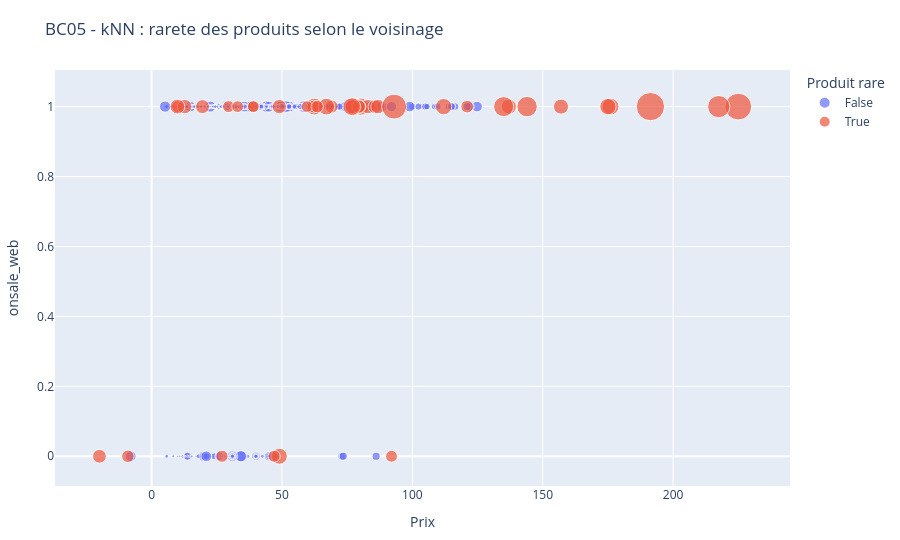

Notebook cell for this chart:
### Code cell
# 9.3b Code - Renfort BC05 : kNN non supervise / rarete locale
# Objectif : scorer les produits rares selon leur voisinage statistique, sans variable cible supervisee.

import numpy as np
import pandas as pd
import plotly.express as px
from pathlib import Path

if 'bc05_df' not in globals():
    raise RuntimeError("bc05_df introuvable. Exécuter d'abord la cellule 50 (BC05 immediate).")

try:
    from sklearn.neighbors import NearestNeighbors
    from sklearn.preprocessing import StandardScaler
    SKLEARN_KNN_OK = True
except Exception as exc:
    SKLEARN_KNN_OK = False
    print(f"scikit-learn indisponible pour kNN: {exc}")

if SKLEARN_KNN_OK:
    features = [c for c in ['price', 'taux_marge', 'stock_quantity', 'ca_par_article'] if c in bc05_df.columns]
    if len(features) < 2:
        print("Colonnes insuffisantes pour kNN.")
    else:
        work = bc05_df[features].apply(pd.to_numeric, errors='coerce')
        work = work.fillna(work.median(numeric_only=True))

        # Feature engineering kNN : on renforce la notion de voisinage avec des variables robustes et comparables.
        if 'price' in work.columns and 'stock_quantity' in work.columns:
            work['bc05_price_stock_balance'] = np.where(work['stock_quantity'] > 0, work['price'] / (work['stock_quantity'] + 1), 0)
        if 'ca_par_article' in work.columns and 'price' in work.columns:
            work['bc05_ca_price_ratio'] = np.where(work['price'] > 0, work['ca_par_article'] / work['price'], 0)
        knn_features = [c for c in ['price', 'taux_marge', 'stock_quantity', 'ca_par_article', 'bc05_price_stock_balance', 'bc05_ca_price_ratio'] if c in work.columns]
        work_knn = work[knn_features].copy()

        scaler = StandardScaler()
        X_knn = scaler.fit_transform(work_knn)

        nn = NearestNeighbors(n_neighbors=min(6, len(work_knn)))
        nn.fit(X_knn)
        distances, _ = nn.kneighbors(X_knn)
        knn_score = distances[:, 1:].mean(axis=1) if distances.shape[1] > 1 else distances[:, 0]
        bc05_df['bc05_knn_score'] = knn_score
        knn_threshold = float(np.quantile(knn_score, 0.95))
        bc05_df['bc05_knn_flag'] = bc05_df['bc05_knn_score'] >= knn_threshold

        print("kNN calcule.")
        print(f"- features kNN: {knn_features}")
        print(f"- seuil kNN (95e percentile): {knn_threshold:.4f}")
        print(f"- alertes kNN: {int(bc05_df['bc05_knn_flag'].sum())}")

        id_col = 'product_id' if 'product_id' in bc05_df.columns else bc05_df.columns[0]
        knn_alerts = bc05_df.loc[bc05_df['bc05_knn_flag'], [id_col, 'bc05_knn_score'] + [c for c in ['price', 'taux_marge', 'stock_quantity', 'ca_par_article'] if c in bc05_df.columns]].copy()

        fig_knn = px.scatter(
            bc05_df,
            x='price' if 'price' in bc05_df.columns else bc05_df.columns[0],
            y='ca_par_article' if 'ca_par_article' in bc05_df.columns else bc05_df.columns[1],
            color='bc05_knn_flag',
            size='bc05_knn_score',
            hover_name=id_col,
            title='BC05 - kNN : rarete des produits selon le voisinage',
            labels={
                'price': 'Prix',
                'ca_par_article': 'CA par article',
                'bc05_knn_flag': 'Produit rare',
                'bc05_knn_score': 'Score kNN',
            },
        )
        fig_knn.update_layout(height=540, margin=dict(l=30, r=30, t=70, b=40))
        fig_knn.show()
        output_dir = Path('output')
        output_dir.mkdir(parents=True, exist_ok=True)
        fig_knn.write_html(output_dir / 'bc05_knn_scatter.html', include_plotlyjs='cdn')
        try:
            fig_knn.write_image(output_dir / 'bc05_knn_scatter.png', width=1200, height=800, scale=2)
        except Exception as exc:
            print(f"Export PNG ignore (kaleido absent ou indisponible): {exc}")

        knn_alerts.sort_values('bc05_knn_score', ascending=False).head(30).to_csv(output_dir / 'bc05_knn_alerts.csv', index=False, encoding='utf-8-sig')

### Figure 1 — Plotly figure (JSON) as saved in the notebook; plotly's stock layout.template omitted (floating-point values rounded to 4 significant figures; data arrays with more than 128 entries replaced by an {"elided": "..."} marker saying what was removed)
{"data": [{"hovertemplate": "<b>%{hovertext}</b><br><br>Produit rare=False<br>Prix=%{x}<br>onsale_web=%{y}<br>Score kNN=%{marker.size}<extra></extra>", "hovertext": {"elided": "783 float values"}, "legendgroup": "False", "marker": {"color": "#636efa", "size": {"elided": "783 float values"}, "sizemode": "area", "sizeref": 0.009244, "symbol": "circle"}, "mode": "markers", "name": "False", "orientation": "v", "showlegend": true, "type": "scatter", "x": {"elided": "783 float values"}, "xaxis": "x", "y": {"elided": "783 int values"}, "yaxis": "y"}, {"hovertemplate": "<b>%{hovertext}</b><br><br>Produit rare=True<br>Prix=%{x}<br>onsale_web=%{y}<br>Score kNN=%{marker.size}<extra></extra>", "hovertext": [4046.0, 4139.0, 4141.0, 4146.0, 4147.0, 4149.0, 4203.0, 4233.0, 4334.0, 4337.0, 4350.0, 4352.0, 4353.0, 4355.0, 4357.0, 4358.0, 4359.0, 4402.0, 4406.0, 4577.0, 4594.0, 4630.0, 4631.0, 4867.0, 4904.0, 5001.0, 5025.0, 5026.0, 5027.0, 5063.0, 5560.0, 5574.0, 5761.0, 5767.0, 5818.0, 5892.0, 5916.0, 6126.0, 6213.0, 6324.0, 6594.0, 7162.0], "legendgroup": "True", "marker": {"color": "#EF553B", "size": [1.392, 1.465, 0.6281, 0.6659, 0.6381, 0.7967, 0.6439, 0.8767, 0.9389, 0.9379, 0.9124, 3.299, 0.7881, 0.9534, 0.6329, 0.9229, 0.8611, 1.303, 1.054, 1.179, 1.927, 1.314, 1.438, 1.003, 1.056, 2.276, 1.215, 0.9483, 0.7324, 1.284, 0.6747, 0.6309, 0.9016, 1.231, 0.707, 3.697, 2.87, 1.857, 0.7347, 0.6484, 0.7223, 0.6903], "sizemode": "area", "sizeref": 0.009244, "symbol": "circle"}, "mode": "markers", "name": "True", "orientation": "v", "showlegend": true, "type": "scatter", "x": [80.0, 77.4, 39.0, 29.5, 33.0, 69.0, 9.9, -20.0, 49.0, 83.0, 79.5, 225.0, 79.5, 12.65, 39.0, 77.0, 85.6, 176.0, 157.0, 49.0, 144.0, 62.4, 76.8, 9.9, 137.0, 217.5, 112.0, 86.8, 62.1, 67.0, 47.0, 59.6, 19.5, 175.0, 63.5, 191.3, 93.0, 135.0, 121.0, 92.0, -9.1, 27.0], "xaxis": "x", "y": [1, 1, 1, 1, 1, 1, 1, 0, 1, 1, 1, 1, 1, 1, 1, 1, 1, 1, 1, 0, 1, 1, 1, 1, 1, 1, 1, 1, 1, 1, 0, 1, 1, 1, 1, 1, 1, 1, 1, 0, 0, 0], "yaxis": "y"}], "layout": {"height": 540, "legend": {"itemsizing": "constant", "title": {"text": "Produit rare"}, "tracegroupgap": 0}, "margin": {"b": 40, "l": 30, "r": 30, "t": 70}, "title": {"text": "BC05 - kNN : rarete des produits selon le voisinage"}, "xaxis": {"anchor": "y", "domain": [0, 1], "title": {"text": "Prix"}}, "yaxis": {"anchor": "x", "domain": [0, 1], "title": {"text": "onsale_web"}}}}
